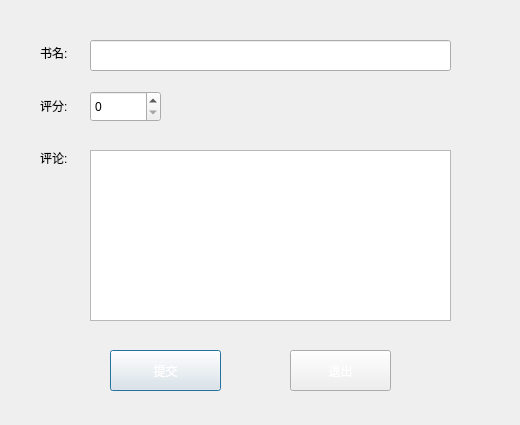
<?xml version="1.0" encoding="UTF-8"?>
<ui version="4.0">
 <class>ScoreDlg</class>
 <widget class="QDialog" name="ScoreDlg">
  <property name="geometry">
   <rect>
    <x>0</x>
    <y>0</y>
    <width>520</width>
    <height>425</height>
   </rect>
  </property>
  <property name="windowTitle">
   <string>Dialog</string>
  </property>
  <property name="styleSheet">
   <string notr="true">QLineEdit { 
    border: 1px solid rgb(41, 57, 85);
    background: white;
    selection-background-color: darkgray;
    font-size: 16px ;
}

QLineEdit:hover {
	border: 2px solid blue;
}

QLineEdit[echoMode=&quot;2&quot;] {
      lineedit-password-character: 42;
}

QPushButton{
	border-radius:6px;
	background-color: #1390C5;
	min-width:80px;
}

QPushButton:pressed {
	background-color: #105D7E;
}

QPushButton:hover {
	background-color: #2BA0F3;
}

color: rgb(211, 211, 211);

</string>
  </property>
  <widget class="QLineEdit" name="nameEdit">
   <property name="geometry">
    <rect>
     <x>90</x>
     <y>40</y>
     <width>361</width>
     <height>31</height>
    </rect>
   </property>
   <property name="readOnly">
    <bool>true</bool>
   </property>
  </widget>
  <widget class="QSpinBox" name="scorespinBox">
   <property name="geometry">
    <rect>
     <x>90</x>
     <y>91</y>
     <width>71</width>
     <height>31</height>
    </rect>
   </property>
   <property name="styleSheet">
    <string notr="true">font: 9pt &quot;Times New Roman&quot;;</string>
   </property>
   <property name="maximum">
    <number>10</number>
   </property>
  </widget>
  <widget class="QTextEdit" name="textEdit">
   <property name="geometry">
    <rect>
     <x>90</x>
     <y>150</y>
     <width>361</width>
     <height>171</height>
    </rect>
   </property>
   <property name="styleSheet">
    <string notr="true">font: 25 11pt &quot;微软雅黑 Light&quot;;</string>
   </property>
  </widget>
  <widget class="QPushButton" name="commitBtn">
   <property name="geometry">
    <rect>
     <x>110</x>
     <y>350</y>
     <width>111</width>
     <height>41</height>
    </rect>
   </property>
   <property name="styleSheet">
    <string notr="true">color: rgb(255, 255, 255);</string>
   </property>
   <property name="text">
    <string>提交</string>
   </property>
  </widget>
  <widget class="QPushButton" name="exitBtn">
   <property name="geometry">
    <rect>
     <x>290</x>
     <y>350</y>
     <width>101</width>
     <height>41</height>
    </rect>
   </property>
   <property name="styleSheet">
    <string notr="true">color: rgb(255, 255, 255);</string>
   </property>
   <property name="text">
    <string>退出</string>
   </property>
  </widget>
  <widget class="QWidget" name="verticalLayoutWidget">
   <property name="geometry">
    <rect>
     <x>40</x>
     <y>30</y>
     <width>51</width>
     <height>151</height>
    </rect>
   </property>
   <layout class="QVBoxLayout" name="verticalLayout">
    <item>
     <widget class="QLabel" name="label">
      <property name="styleSheet">
       <string notr="true">font: 25 11pt &quot;微软雅黑 Light&quot;;</string>
      </property>
      <property name="text">
       <string>书名:</string>
      </property>
     </widget>
    </item>
    <item>
     <widget class="QLabel" name="label_2">
      <property name="styleSheet">
       <string notr="true">font: 25 11pt &quot;微软雅黑 Light&quot;;</string>
      </property>
      <property name="text">
       <string>评分:</string>
      </property>
     </widget>
    </item>
    <item>
     <widget class="QLabel" name="label_3">
      <property name="styleSheet">
       <string notr="true">font: 25 11pt &quot;微软雅黑 Light&quot;;</string>
      </property>
      <property name="text">
       <string>评论:</string>
      </property>
     </widget>
    </item>
   </layout>
  </widget>
 </widget>
 <resources/>
 <connections>
  <connection>
   <sender>exitBtn</sender>
   <signal>clicked()</signal>
   <receiver>ScoreDlg</receiver>
   <slot>close()</slot>
   <hints>
    <hint type="sourcelabel">
     <x>340</x>
     <y>365</y>
    </hint>
    <hint type="destinationlabel">
     <x>253</x>
     <y>204</y>
    </hint>
   </hints>
  </connection>
 </connections>
</ui>
